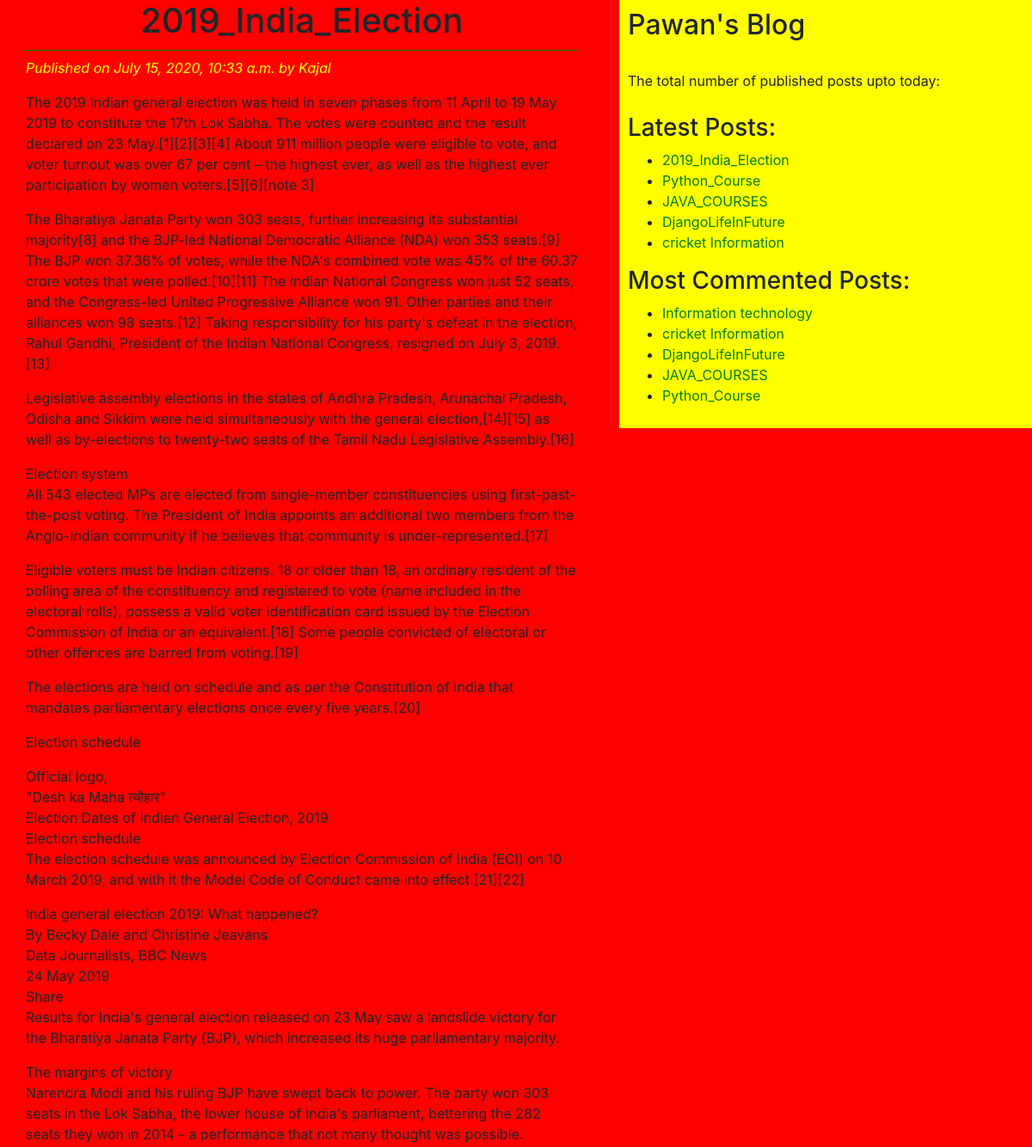
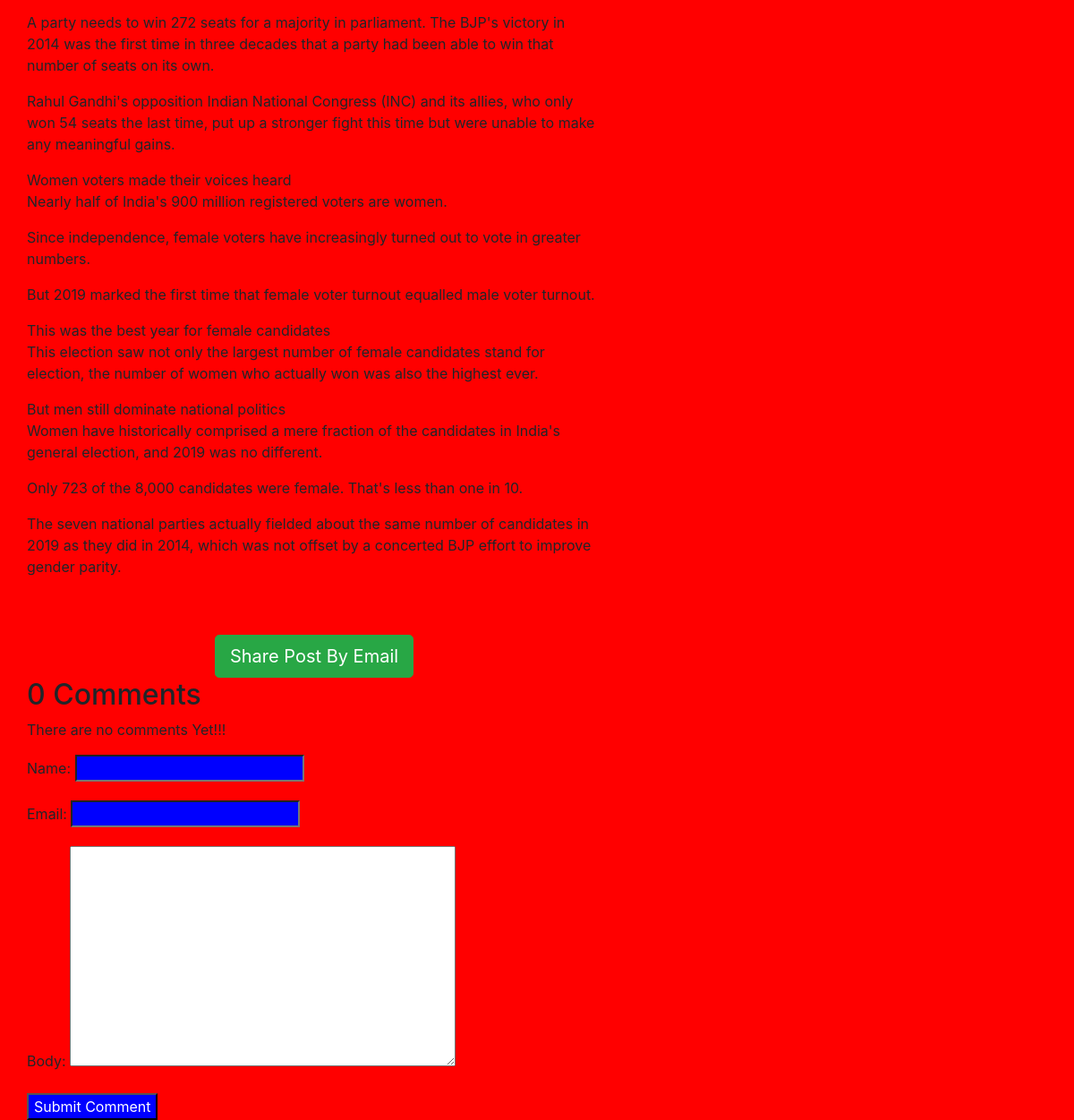
The app's page /2020/07/15/2019_india_election/ with its own data (2 pictures, top to bottom).
### blogapp/models.py (models this page shows, shortened)
class Post(models.Model):
    STATUS_CHOICES=(('draft','Draft'),('published','Published'))
    title=models.CharField(max_length=256)
    slug=models.SlugField(max_length=264,unique_for_date='publish')
    author=models.ForeignKey(User,related_name='blog_posts',on_delete=models.DO_NOTHING)
    body=models.TextField()
    publish=models.DateTimeField(default=timezone.now)
    created=models.DateTimeField(auto_now_add=True)
    updated=models.DateTimeField(auto_now=True)
    status=models.CharField(max_length=10,choices=STATUS_CHOICES,default='draft')
    objects=CustomManager()
    tags=TaggableManager()
    class Meta:
        ordering=('-publish',)
    def get_absolute_url(self):
        return reverse('post_detail',args=[self.publish.year,self.publish.strftime('%m'),self.publish.strftime('%d'),self.slug])

### blogapp/views.py (the view)
def post_detail_view(request,year,month,day,post):
    post=get_object_or_404(Post,slug=post,
                                status='published',
                                publish__year=year,
                                publish__month=month,
                                publish__day=day)
    comments=post.comments.filter(active=True)
    csubmit=False
    if request.method=='POST':
        form=CommentForm(request.POST)
        if form.is_valid():
            new_comment=form.save(commit=False)
            new_comment.post=post
            new_comment.save()
            csubmit=True
    else:
        form=CommentForm()
    return render(request,'blogapp/post_detail.html',{'post':post,'form':form,'csubmit':csubmit,'comments':comments})

### blogapp/forms.py
class CommentForm(forms.ModelForm):
    class Meta:
        model=Comment
        fields=('name','email','body')

### blogapp/models.py (called while the page is built)
    def get_queryset(self):
        return super().get_queryset().filter(status='published')

### blogapp/templatetags/blog_tags.py (called while the page is built)
@register.simple_tag(name='my_tag')
def total_posts():
    return Post.objects.count()

@register.inclusion_tag('blogapp/latest_posts123.html')
def show_latest_posts(count=3):
    latest_posts=Post.objects.order_by('-publish')[:count]
    return {'latest_posts':latest_posts}

@register.simple_tag
def get_most_commented_posts(count=5):
    return Post.objects.annotate(total_comments=Count('comments')).order_by('-total_comments')[:count]

### templates/blogapp/post_detail.html (shortened to what this page needs)
<!DOCTYPE html>
{%extends 'blogapp/base.html' %}
    {%block content%}
    <h1>{{post.title}}</h1>
    <p id='date'>Published on {{post.publish}} by {{post.author|title}}</p>
    {{post.body|linebreaks}}<br><br>
    <div class="container" align='center'>
    <a href="/{{post.id}}/share" class="btn btn-success btn-lg" target="_blank">Share Post By Email</a>
  </div>
  {% with comments.count as comments_count%}
    <h2>{{comments_count}} Comment{{comments_count|pluralize}}</h2>
    {%endwith%}
    {%if comments%}
      {%for comment in comments%}
        <p id='ch'>Comment {{forloop.counter}} by {{comment.name}} on {{comment.created}}</p>
        <div class="cb">{{comment.body|linebreaks}}</div>
        {%endfor%}
        {%else%}
            <p>There are no comments Yet!!!</p>
      {%endif%}
      {%if csubmit %}
          <h2>Your Comment Added Successfully</h2>
          {%else%}
          <form method="post">
            {{form.as_p}}
            <input type="submit" name="" value="Submit Comment">
          </form>
          {%endif%}
      {%endblock%}

### templates/blogapp/base.html (shortened to what this page needs)
<!DOCTYPE html>
{%load blog_tags%}
{%load static%}
<html lang="en" dir="ltr">
  <head>
    <link rel="stylesheet" href="https://stackpath.bootstrapcdn.com/bootstrap/4.5.0/css/bootstrap.min.css">
    <link rel="stylesheet" href="{% static "css/blog.css"%}">
  </head>
  <body>
    <div class="content">
      {%block content%}
      {%endblock%}
  </div>
  <div class='sidebar'>
       <h2>Pawan's Blog</h2>
       <p>The total number of published posts upto today: <span id='pcount'>{% my_tag %}</span></p>
       <h3>Latest Posts:</h3>{%show_latest_posts 5%}
       <h3>Most Commented Posts:</h3>
       {%get_most_commented_posts as most_commented_posts%}
       <ul>
         {%for post in most_commented_posts %}
         <li><a href="{{post.get_absolute_url}}">{{post.title}}</a></li>
         {%endfor%}
       </ul>
  </div>
  </body>
</html>

### templates/blogapp/latest_posts123.html
<ul>
  {%for post in latest_posts %}
  <li><a href="{{post.get_absolute_url}}">{{post.title}}</a></li>
  {%endfor%}
</ul>

### static/css/blog.css (style rules this page uses)
.content { width:56%; float:left; padding: 0 0 0 30px; background: red; height: 100%; }
.sidebar { width:40%; float:right; padding: 10px; background: yellow; height: 100%; }
h1 { text-align: center; border-bottom: 1px solid green; padding-bottom: 10px; }
body { background-color: red; }
#date,#ch { color:yellow; font-size: 16px; font-style: italic; }
a { color: green; }
input { background: blue; color:white; }
#pcount { font-size: 40px; color: yellow; font-weight: bold; }

### records on screen
Post: title "2019_India_Election", publish "July 15, 2020, 10:33 a.m.", author "Kajal", body "The 2019 Indian general election was held in seven phases from 11 April to 19 May 2019 to constitute the 17th Lok Sabha. The votes were counted and the result declared on 23 May.[1][2][3][4] About 911 million people were eligible to vote, and voter turnout was over 67 per cent – the highest ever, as well as the highest ever participation by women voters.[5][6][note 3] The Bharatiya Janata Party won 303 seats, further increasing its substantial majority[8] and the BJP-led National Democratic Alliance (NDA) won 353 seats.[9] The BJP won 37.36% of votes, while the NDA's combined vote was 45% of the 60.37 crore votes that were polled.[10][11] The Indian National Congress won just 52 seats, and…"
Post: title "Python_Course"
Post: title "JAVA_COURSES"
Post: title "DjangoLifeInFuture"
Post: title "cricket Information"
Post: title "Information technology"

### other values on screen
{{ comments_count }} "0"
